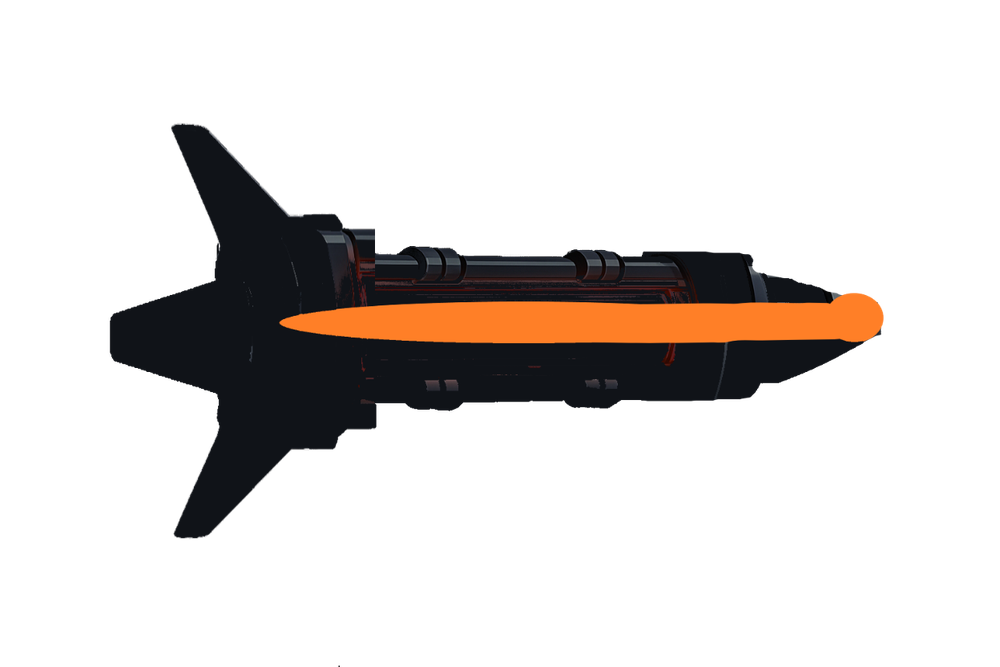
#> input picture generate atlas/cannons/cannon_orange.png, 1000 x 667 px, shrunk from 1248 x 832 before the run
$ python make_atlas.py
#> lines starting #> are read from the running program, lines starting #| are printed output that depends on the picture
from PIL import Image

textures = ["cannon_orange.png", "cannon_blue.png", "cannon_green.png", ""]
grid_x = 2
grid_y = 2

cell_w, cell_h = None, None
images = []

for t in textures:
    if t:
        img = Image.open(t)
#> img is the input picture: PIL image 1000x667 RGBA; mean R, G, B, A 11.5, 7.5, 5.3, 46.4
        if cell_w is None:
            cell_w, cell_h = img.size
#> cell_w = 1000; cell_h = 667
        images.append((t, img))
    else:
        images.append((None, None))

atlas = Image.new("RGBA", (cell_w * grid_x, cell_h * grid_y))
#> atlas: PIL image 2000x1334 RGBA; every value is 0

for i, (name, img) in enumerate(images):
    if img:
        x = (i % grid_x) * cell_w
        y = (i // grid_x) * cell_h
        atlas.paste(img, (x, y))
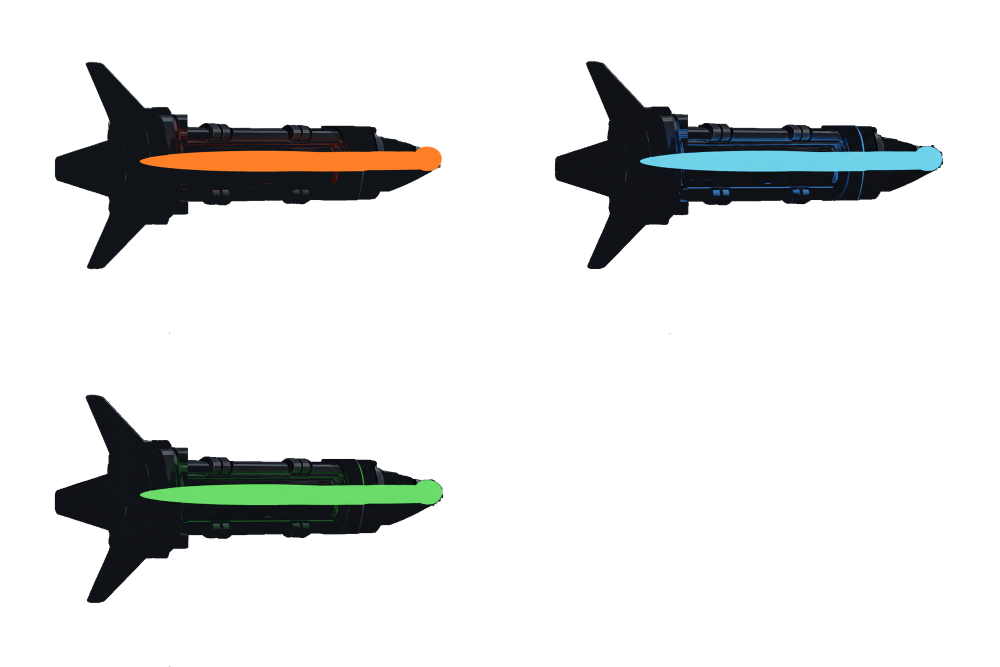
#> atlas: PIL image 2000x1334 RGBA (shown at 1/2 size); mean R, G, B, A 6.1, 7.2, 6.3, 35; transparent parts drawn white

atlas.save("cannon_atlas.png")
print(f"Created cannon_atlas.png ({cell_w * grid_x}x{cell_h * grid_y})")
#| Created cannon_atlas.png (2000x1334)
input("Press Enter to close")
